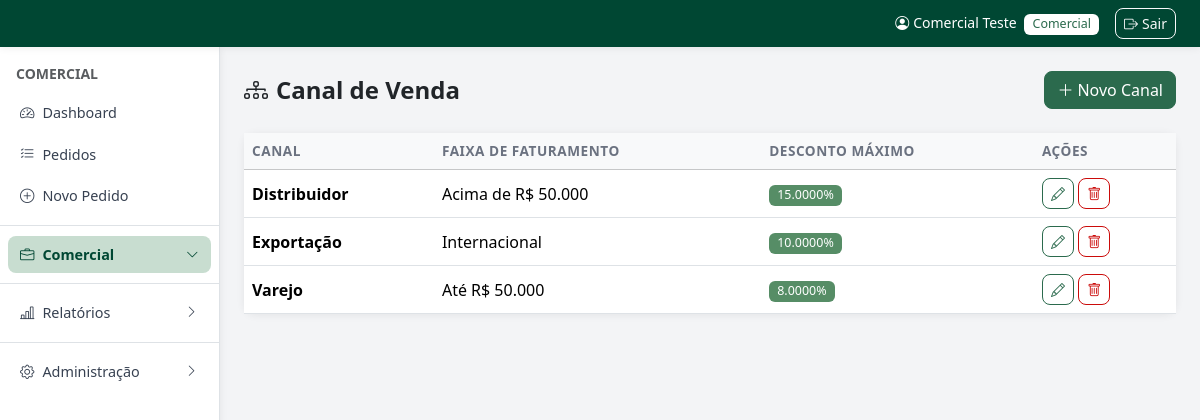
Page /admin/cadastros/canal-venda.php (signed in) on the committed database.
### tables this page shows
CREATE TABLE IF NOT EXISTS canal_venda (
    id INT AUTO_INCREMENT PRIMARY KEY,
    canal VARCHAR(100) NOT NULL,
    faixa_faturamento VARCHAR(100),
    desconto DECIMAL(10,4) DEFAULT 0,
    created_at TIMESTAMP DEFAULT CURRENT_TIMESTAMP
);

### config.php (called while the page is built, shortened)
<?php
function db() {
    static $pdo = null;
    if ($pdo === null) {
        try {
            $pdo = new PDO(
                'mysql:host=' . DB_HOST . ';dbname=' . DB_NAME . ';charset=utf8mb4',
                DB_USER, DB_PASS,
                [PDO::ATTR_ERRMODE => PDO::ERRMODE_EXCEPTION,
                 PDO::ATTR_DEFAULT_FETCH_MODE => PDO::FETCH_ASSOC]
            );
            try { $pdo->exec("ALTER TABLE pedidos ADD COLUMN lote_id VARCHAR(40) NULL"); } catch (PDOException $e) {}
            try { $pdo->exec("ALTER TABLE clientes MODIFY COLUMN email VARCHAR(255) NULL DEFAULT NULL"); } catch (PDOException $e) {}
            try { $pdo->exec("UPDATE clientes SET email = NULL WHERE email = ''"); } catch (PDOException $e) {}
            try { $pdo->exec("ALTER TABLE tabela_precos ADD COLUMN preco_network DECIMAL(10,2) NULL DEFAULT NULL"); } catch (PDOException $e) {}
            try { $pdo->exec("ALTER TABLE tabela_precos ADD COLUMN preco_auxiliar DECIMAL(10,2) NULL DEFAULT NULL"); } catch (PDOException $e) {}
            try { $pdo->exec("ALTER TABLE pedidos ADD COLUMN desconto_campanha DECIMAL(5,2) NULL DEFAULT NULL"); } catch (PDOException $e) {}
            try { $pdo->exec("ALTER TABLE bonus_ma_logs ADD COLUMN valor_utilizado DECIMAL(10,2) NOT NULL DEFAULT 0"); } catch (PDOException $e) {}
            try { $pdo->exec("ALTER TABLE pedidos ADD COLUMN forma_pagamento VARCHAR(60) NULL DEFAULT NULL"); } catch (PDOException $e) {}
            try { $pdo->exec("ALTER TABLE creditos ADD COLUMN valor_utilizado DECIMAL(12,2) NOT NULL DEFAULT 0"); } catch (PDOException $e) {}
            try { $pdo->exec("ALTER TABLE pedidos ADD COLUMN credito_utilizado DECIMAL(12,2) NULL DEFAULT NULL"); } catch (PDOException $e) {}
            try { $pdo->exec("ALTER TABLE pedidos ADD COLUMN desconto_pagamento DECIMAL(12,2) NULL DEFAULT NULL"); } catch (PDOException $e) {}
            try { $pdo->exec("ALTER TABLE clientes ADD COLUMN email VARCHAR(120) NULL DEFAULT NULL"); } catch (PDOException $e) {}
            try { $pdo->exec("ALTER TABLE clientes ADD COLUMN senha VARCHAR(255) NULL DEFAULT NULL"); } catch (PDOException $e) {}
            try { $pdo->exec("ALTER TABLE pedidos MODIFY COLUMN status ENUM('comercial','financeiro','faturamento','faturado','cancelado','reprovado') DEFAULT 'comercial'"); } catch (PDOException $e) {}
            try { $pdo->exec("ALTER TABLE usuarios MODIFY COLUMN tipo_acesso ENUM('comercial','financeiro','supervisor','tecnologia da informacao','recursos humanos','marketing','diretoria','centro tecnico','contabilidade','recepcao','expedicao') NOT NULL DEFAULT 'comercial'"); } catch (PDOException $e) {}
            try { $pdo->exec("ALTER TABLE clientes ADD COLUMN desconto_canal DECIMAL(10,4) DEFAULT 0"); } catch (PDOException $e) {}
            try { $pdo->exec("ALTER TABLE campanhas ADD COLUMN canal_venda_id INT NULL"); } catch (PDOException $e) {}
            try { $pdo->exec("ALTER TABLE clientes ADD COLUMN supervisor VARCHAR(100) NULL"); } catch (PDOException $e) {}
            try { $pdo->exec("UPDATE clientes SET supervisor = vendedor WHERE supervisor IS NULL AND vendedor IS NOT NULL"); } catch (PDOException $e) {}
            try { $pdo->exec("ALTER TABLE pedidos ADD COLUMN supervisor VARCHAR(100) NULL"); } catch (PDOException $e) {}
            try { $pdo->exec("UPDATE pedidos SET supervisor = vendedor WHERE supervisor IS NULL AND vendedor IS NOT NULL"); } catch (PDOException $e) {}
            try { $pdo->exec("CREATE TABLE IF NOT EXISTS grupo_empresas (
                id         INT AUTO_INCREMENT PRIMARY KEY,
                nome       VARCHAR(120) NOT NULL,
                descricao  TEXT,
                created_at TIMESTAMP DEFAULT CURRENT_TIMESTAMP
            )"); } catch (PDOException $e) {}
            try { $pdo->exec("CREATE TABLE IF NOT EXISTS grupo_empresas_clientes (
                id        INT AUTO_INCREMENT PRIMARY KEY,
                grupo_id  INT NOT NULL,
                cliente_id INT NOT NULL,
                UNIQUE KEY uq_grupo_cliente (grupo_id, cliente_id)
            )"); } catch (PDOException $e) {}
            try { $pdo->exec("CREATE TABLE IF NOT EXISTS webhook_logs (
                id         INT AUTO_INCREMENT PRIMARY KEY,
                origem     VARCHAR(50)  NOT NULL,
                evento     VARCHAR(100) NOT NULL,
                status     VARCHAR(20)  NOT NULL,
                detalhe    TEXT,
                cliente_id INT NULL,
                created_at TIMESTAMP DEFAULT CURRENT_TIMESTAMP
            )"); } catch (PDOException $e) {}
            try { $pdo->exec("CREATE TABLE IF NOT EXISTS pedido_logs (
                id            INT AUTO_INCREMENT PRIMARY KEY,
                pedido_id     INT          NOT NULL,
                numero_pedido VARCHAR(50)  NOT NULL,
                usuario_nome  VARCHAR(100),
                usuario_tipo  VARCHAR(30),
                acao          VARCHAR(120) NOT NULL,
                status_antes  VARCHAR(30),
                status_depois VARCHAR(30),
                detalhes      TEXT,
                created_at    TIMESTAMP DEFAULT CURRENT_TIMESTAMP,
                INDEX idx_pedido (pedido_id),
                INDEX idx_numero (numero_pedido)
            )"); } catch (PDOException $e) {}
            try { $pdo->exec("ALTER TABLE campanhas ADD COLUMN tipo VARCHAR(20) NOT NULL DEFAULT 'desconto'"); } catch (PDOException $e) {}
            try { $pdo->exec("CREATE TABLE IF NOT EXISTS campanha_bonificacao (
                id              INT AUTO_INCREMENT PRIMARY KEY,
                codigo_campanha VARCHAR(50) NOT NULL,
                produto_id      INT NOT NULL,
                quantidade      INT NOT NULL DEFAULT 1,
                KEY idx_camp_bonif (codigo_campanha)
            ) ENGINE=InnoDB DEFAULT CHARSET=utf8mb4 COLLATE=utf8mb4_unicode_ci"); } catch (PDOException $e) {}
            try { $pdo->exec("UPDATE usuarios SET tipo_usuario = 'Interno' WHERE tipo_usuario IS NULL OR tipo_usuario NOT IN ('Interno','Externo')"); } catch (PDOException $e) {}
            try { $pdo->exec("ALTER TABLE usuarios CHANGE COLUMN telefone celular VARCHAR(20)"); } catch (PDOException $e) {}
            try { $pdo->exec("RENAME TABLE sms_logs TO whatsapp_logs"); } catch (PDOException $e) {}
            try { $pdo->exec("CREATE TABLE IF NOT EXISTS whatsapp_logs (
                id          INT AUTO_INCREMENT PRIMARY KEY,
                usuario_id  INT NULL,
                destino     VARCHAR(30) NOT NULL,
                remetente   VARCHAR(30) NOT NULL,
                mensagem    TEXT NOT NULL,
                ip_origem   VARCHAR(45) NULL,
                status      VARCHAR(20) NOT NULL DEFAULT 'enviado',
                created_at  TIMESTAMP DEFAULT CURRENT_TIMESTAMP,
                INDEX idx_wa_usuario (usuario_id)
            ) ENGINE=InnoDB DEFAULT CHARSET=utf8mb4 COLLATE=utf8mb4_unicode_ci"); } catch (PDOException $e) {}
        } catch (PDOException $e) {
            die('Erro de conexão com o banco de dados. <a href="' . BASE_URL . '/install.php">Clique aqui para configurar.</a>');
        }
    }
    return $pdo;
}
function e($s) {
    return htmlspecialchars((string)($s ?? ''), ENT_QUOTES, 'UTF-8');
}

### admin/cadastros/canal-venda.php (the view, shortened to what this page needs)
<?php
require_once __DIR__ . '/../../config.php';
$canais = db()->query('SELECT * FROM canal_venda ORDER BY canal')->fetchAll();
require_once LAYOUT_PATH . '/header.php';
?>
<div class="d-flex flex-wrap justify-content-between align-items-center gap-2 mb-4">
    <h4 class="fw-bold mb-0"><i class="bi bi-diagram-3 me-2"></i>Canal de Venda</h4>
    <button class="btn btn-primary" data-bs-toggle="modal" data-bs-target="#modal" onclick="novoReg()"><i class="bi bi-plus-lg me-1"></i>Novo Canal</button>
</div>
<div class="card shadow-sm border-0"><div class="card-body p-0"><div class="table-responsive">
<table class="table table-hover mb-0">
    <thead class="table-light"><tr><th>Canal</th><th>Faixa de Faturamento</th><th>Desconto Máximo</th><th>Ações</th></tr></thead>
    <tbody>
    <?php if ($canais): foreach ($canais as $c): ?>
        <tr>
            <td><strong><?= e($c['canal']) ?></strong></td>
            <td><?= e($c['faixa_faturamento']) ?></td>
            <td><span class="badge bg-info"><?= e($c['desconto']) ?>%</span></td>
            <td>
                <button class="btn btn-sm btn-outline-primary" onclick="editarReg(<?= htmlspecialchars(json_encode($c),ENT_QUOTES) ?>)"><i class="bi bi-pencil"></i></button>
                <form method="POST" class="d-inline" onsubmit="return confirm('Excluir canal?')"><button class="btn btn-sm btn-outline-danger"><i class="bi bi-trash"></i></button></form>
            </td>
        </tr>
    <?php endforeach; else: ?>
        <tr><td colspan="4" class="text-center text-muted py-4">Nenhum canal cadastrado.</td></tr>
    <?php endif; ?>
    </tbody>
</table>
</div></div></div>
<?php require_once LAYOUT_PATH . '/footer.php'; ?>

### assets/css/style.css (style rules this page uses)
:root { --brand-darkest: #004733; --brand-dark: #2b6a4d; --brand-mid: #568d66; --brand-light: #a5c1ae; --gray-bg: #f3f4f6; --gray-border: #dcdfe5; --red-light: #df8080; --red-mid: #cb0b0a; --red-dark: #ad080f; --red-darkest: #8e0413; }
body { font-family: 'Segoe UI', system-ui, -apple-system, sans-serif; background-color: var(--gray-bg); }
.btn-primary { background-color: var(--brand-dark); border-color: var(--brand-dark); color: #fff; }
.btn-outline-primary { color: var(--brand-dark); border-color: var(--brand-dark); }
.bg-info { background-color: var(--brand-mid) !important; }
.badge.bg-info { background-color: var(--brand-mid) !important; }
.btn-outline-danger { color: var(--red-mid); border-color: var(--red-mid); }
.card { border-radius: 12px; }
.table th { font-weight: 600; font-size: .85rem; text-transform: uppercase; letter-spacing: .04em; color: #6b7280; }
.table td { vertical-align: middle; }
.badge { font-size: .78rem; font-weight: 500; padding: .35em .65em; border-radius: 6px; }
.btn { border-radius: 8px; font-weight: 500; }
.shadow-sm { box-shadow: 0 1px 8px rgba(0,0,0,.07) !important; }
body { overflow-x: hidden; }

### rows in the picture
canal_venda: canal "Distribuidor", faixa_faturamento "Acima de R$ 50.000", desconto "15.0000"
canal_venda: canal "Exportação", faixa_faturamento "Internacional", desconto "10.0000"
canal_venda: canal "Varejo", faixa_faturamento "Até R$ 50.000", desconto "8.0000"

### other values in the picture
$_usuario['nome'] "Comercial Teste"
$_usuario['tipo'] "Comercial"
$tipoLabels[$_usuario['tipo']] "COMERCIAL"
